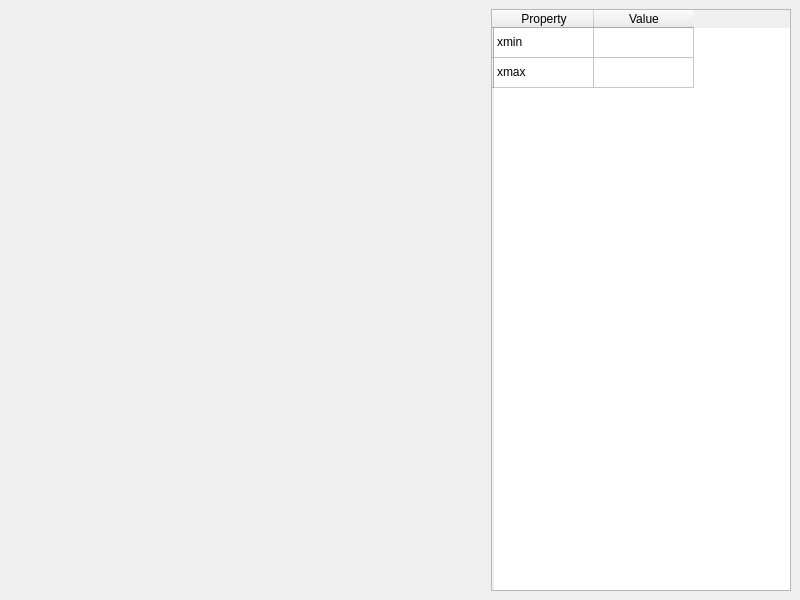
<?xml version="1.0" encoding="UTF-8"?>
<ui version="4.0">
 <class>MainWindow</class>
 <widget class="QMainWindow" name="MainWindow">
  <property name="geometry">
   <rect>
    <x>0</x>
    <y>0</y>
    <width>800</width>
    <height>600</height>
   </rect>
  </property>
  <property name="windowTitle">
   <string>MainWindow</string>
  </property>
  <widget class="QWidget" name="centralwidget">
   <layout class="QHBoxLayout" name="horizontalLayout">
    <item>
     <widget class="QWidget" name="mplwidget" native="true">
      <layout class="QVBoxLayout" name="mpllayout"/>
     </widget>
    </item>
    <item>
     <widget class="QTableWidget" name="table_widget">
      <property name="maximumSize">
       <size>
        <width>300</width>
        <height>16777215</height>
       </size>
      </property>
      <row>
       <property name="text">
        <string/>
       </property>
      </row>
      <row>
       <property name="text">
        <string/>
       </property>
      </row>
      <column>
       <property name="text">
        <string>Property</string>
       </property>
      </column>
      <column>
       <property name="text">
        <string>Value</string>
       </property>
      </column>
      <item row="0" column="0">
       <property name="text">
        <string>xmin</string>
       </property>
      </item>
      <item row="0" column="1">
       <property name="text">
        <string/>
       </property>
      </item>
      <item row="1" column="0">
       <property name="text">
        <string>xmax</string>
       </property>
      </item>
     </widget>
    </item>
   </layout>
  </widget>
 </widget>
 <resources/>
 <connections/>
</ui>
